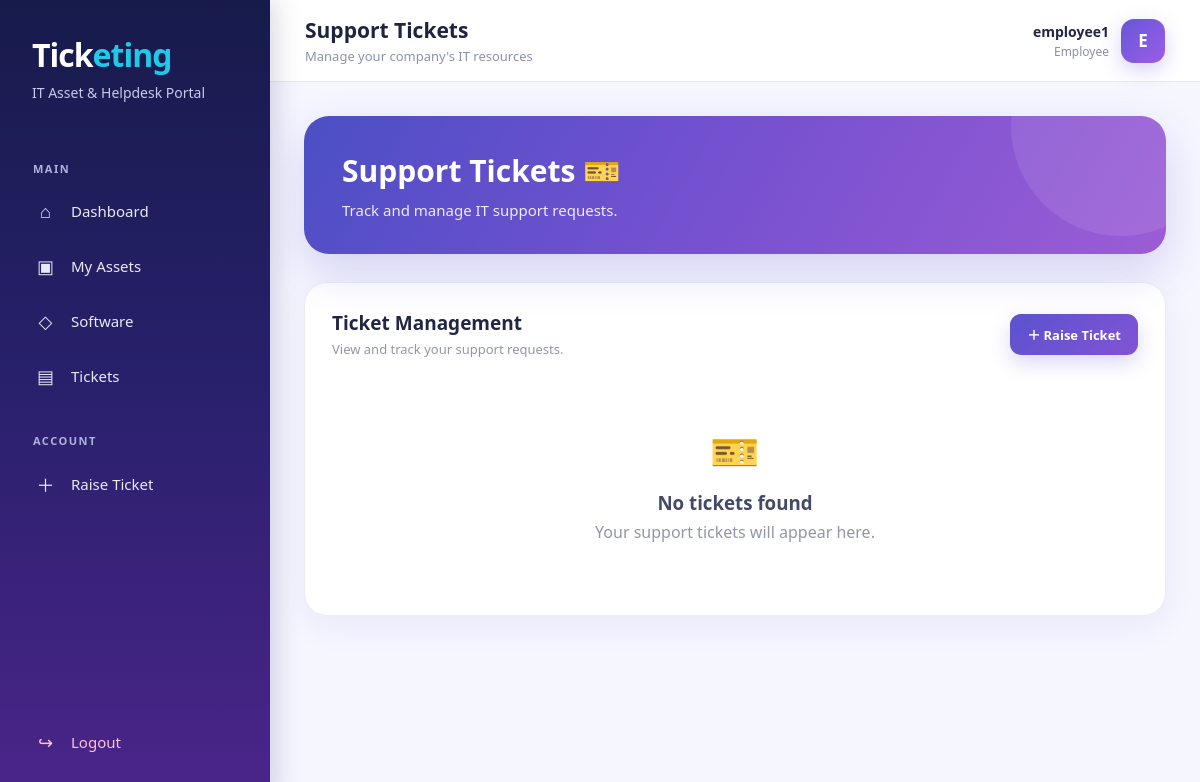
The app's page /tickets/ (signed in), older data.
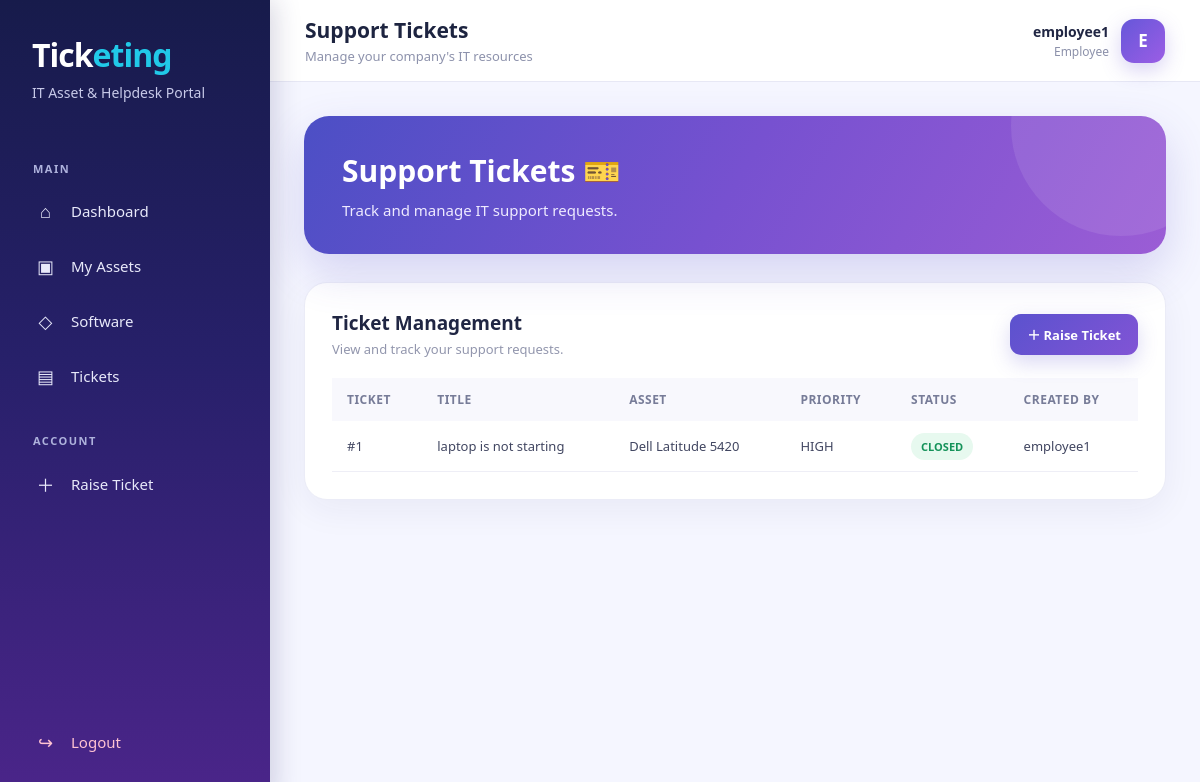
The same page, newer data.
### helpdesk/models.py (models this page shows, shortened)
class Ticket(models.Model):
    PRIORITY_CHOICES = [
        ('LOW', 'Low'),
        ('MEDIUM', 'Medium'),
        ('HIGH', 'High'),
        ('URGENT', 'Urgent'),
    ]
    CATEGORY_CHOICES = [
        ('HARDWARE', 'Hardware'),
        ('SOFTWARE', 'Software'),
        ('NETWORK', 'Network'),
        ('OTHER', 'Other'),
    ]
    STATUS_CHOICES = [
        ('OPEN', 'Open'),
        ('IN_PROGRESS', 'In Progress'),
        ('RESOLVED', 'Resolved'),
        ('CLOSED', 'Closed'),
    ]
    title = models.CharField(max_length=200)
    description = models.TextField()
    created_by = models.ForeignKey(
        User,
        on_delete=models.CASCADE,
        related_name='tickets'
    )
    asset = models.ForeignKey(
        HardwareAsset,
        on_delete=models.SET_NULL,
        null=True,
        blank=True,
        related_name='tickets'
    )
    priority = models.CharField(
        max_length=20,
        choices=PRIORITY_CHOICES,
        default='MEDIUM'
    )
    category = models.CharField(
        max_length=20,
        choices=CATEGORY_CHOICES,
        default='OTHER'
    )
    status = models.CharField(
        max_length=20,
        choices=STATUS_CHOICES,
        default='OPEN'
    )
    created_at = models.DateTimeField(
        auto_now_add=True
    )
    updated_at = models.DateTimeField(
        auto_now=True
    )

class HardwareAsset(models.Model):
    ASSET_TYPES = [
        ('Laptop', 'Laptop'),
        ('Desktop', 'Desktop'),
        ('Monitor', 'Monitor'),
        ('Keyboard', 'Keyboard'),
        ('Mouse', 'Mouse'),
        ('Other', 'Other'),
    ]
    asset_name = models.CharField(max_length=100)
    asset_type = models.CharField(
        max_length=50,
        choices=ASSET_TYPES
    )
    serial_number = models.CharField(
        max_length=100,
        unique=True
    )
    assigned_to = models.ForeignKey(
        User,
        on_delete=models.SET_NULL,
        null=True,
        blank=True,
        related_name='hardware_assets'
    )
    purchase_date = models.DateField(
        null=True,
        blank=True
    )
    is_active = models.BooleanField(default=True)

### helpdesk/views.py (the view)
@login_required
def tickets(request):
    if request.user.is_staff:
        ticket_list = Ticket.objects.all().order_by('-id')
    else:
        ticket_list = Ticket.objects.filter(
            created_by=request.user
        ).order_by('-id')
    return render(
        request,
        'helpdesk/tickets.html',
        {
            'tickets': ticket_list
        }
    )

### helpdesk/templates/helpdesk/tickets.html (shortened to what this page needs)
{% extends 'helpdesk/base.html' %}
{% block page_heading %}
Support Tickets
{% endblock %}
{% block content %}
<section class="hero">
    <h1>
        Support Tickets 🎫
    </h1>
    <p>
        Track and manage IT support requests.
    </p>
</section>
<section class="section-card">
    <div class="section-header">
        <div>
            <h2>
                Ticket Management
            </h2>
            <p>
                View and track your support requests.
            </p>
        </div>
        {% if not user.is_staff %}
        <a href="{% url 'create_ticket' %}"
           class="btn btn-primary">
            ＋ Raise Ticket
        </a>
        {% endif %}
    </div>
    {% if tickets %}
    <div class="table-wrapper">
        <table>
            <thead>
                <tr>
                    <th>
                        Ticket
                    </th>
                    <th>
                        Title
                    </th>
                    <th>
                        Asset
                    </th>
                    <th>
                        Priority
                    </th>
                    <th>
                        Status
                    </th>
                    <th>
                        Created By
                    </th>
                </tr>
            </thead>
            <tbody>
                {% for ticket in tickets %}
                <tr>
                    <td>
                        #{{ ticket.id }}
                    </td>
                    <td>
                        {{ ticket.title }}
                    </td>
                    <td>
                        {% if ticket.asset %}
                            {{ ticket.asset.asset_name }}
                        {% else %}
                            -
                        {% endif %}
                    </td>
                    <td>
                        {{ ticket.priority }}
                    </td>
                    <td>
                        <span class="status status-active">
                            {{ ticket.status }}
                        </span>
                    </td>
                    <td>
                        {{ ticket.created_by.username }}
                    </td>
                </tr>
                {% endfor %}
            </tbody>
        </table>
    </div>
    {% else %}
    <div class="empty-state">
        <div class="empty-state-icon">
            🎫
        </div>
        <h3>
            No tickets found
        </h3>
        <p>
            Your support tickets will appear here.
        </p>
    </div>
    {% endif %}
</section>
{% endblock %}

### helpdesk/templates/helpdesk/base.html (shortened to what this page needs)
{% load static %}
<!DOCTYPE html>
<html lang="en">
<head>
</head>
<body>
<div class="app-container">
    <aside class="sidebar">
        <div class="logo">
            <h1>
                Tick<span>eting</span>
            </h1>
            <p>
                IT Asset & Helpdesk Portal
            </p>
        </div>
        <div class="nav-section">
            <div class="nav-title">
                MAIN
            </div>
            <a href="{% url 'dashboard' %}"
               class="nav-link">
                <span class="nav-icon">⌂</span>
                <span>Dashboard</span>
            </a>
            <a href="{% url 'assets' %}"
               class="nav-link">
                <span class="nav-icon">▣</span>
                <span>My Assets</span>
            </a>
            <a href="{% url 'licenses' %}"
               class="nav-link">
                <span class="nav-icon">◇</span>
                <span>Software</span>
            </a>
            <a href="{% url 'tickets' %}"
               class="nav-link">
                <span class="nav-icon">▤</span>
                <span>Tickets</span>
            </a>
        </div>
        <div class="nav-section">
            <div class="nav-title">
                ACCOUNT
            </div>
            {% if user.is_staff %}
            <a href="{% url 'add_asset' %}"
               class="nav-link">
                <span class="nav-icon">＋</span>
                <span>Add Asset</span>
            </a>
            {% else %}
            <a href="{% url 'create_ticket' %}"
               class="nav-link">
                <span class="nav-icon">＋</span>
                <span>Raise Ticket</span>
            </a>
            {% endif %}
        </div>
        <div class="sidebar-bottom">
            <a href="{% url 'logout' %}"
               class="nav-link logout-link">
                <span class="nav-icon">↪</span>
                <span>Logout</span>
            </a>
        </div>
    </aside>
    <main class="main-content">
        <header class="topbar">
            <div class="topbar-title">
                <h2>
                    {% block page_heading %}{% endblock %}
                </h2>
                <p>
                    Manage your company's IT resources
                </p>
            </div>
            <div class="user-area">
                <div class="user-info">
                    <div class="user-name">
                        {{ request.user.get_full_name|default:request.user.username }}
                    </div>
                    <div class="user-role">
                        {% if request.user.is_staff %}
                            IT Support
                        {% else %}
                            Employee
                        {% endif %}
                    </div>
                </div>
                <div class="avatar">
                    {{ request.user.username|first|upper }}
                </div>
            </div>
        </header>
        <div class="page-content">
            {% block content %}
            {% endblock %}
        </div>
    </main>
</div>
</body>
</html>

### helpdesk/templates/helpdesk/base.html (style rules this page uses)
* { margin: 0; padding: 0; box-sizing: border-box; }
body { font-family: "Segoe UI", Arial, sans-serif; background: #f5f6ff; color: #1d2440; min-height: 100vh; }
.app-container { display: flex; min-height: 100vh; }
.sidebar { width: 270px; min-height: 100vh; background: linear-gradient( 180deg, #171b4b 0%, #27206a 45%, #4b258a 100% ); color: white; position: fixed; left: 0; top: 0; bottom: 0; display: flex; flex-direction: column; padding: 28px 18px; box-shadow: 5px 0 25px rgba(35, 30, 90, 0.18); z-index: 1000; }
.logo { padding: 5px 14px 32px; }
.logo h1 { font-size: 32px; font-weight: 800; letter-spacing: -1px; }
.logo h1 span { color: #21c9e8; }
.logo p { margin-top: 7px; font-size: 14px; color: #c7c9e8; }
.nav-section { margin-top: 12px; }
.nav-title { font-size: 11px; font-weight: 700; letter-spacing: 1.5px; color: #aeb2dc; padding: 0 15px; margin: 15px 0 10px; }
.nav-link { display: flex; align-items: center; gap: 13px; padding: 13px 15px; margin: 5px 0; border-radius: 12px; color: #e8e9fa; text-decoration: none; font-size: 15px; font-weight: 500; transition: all 0.25s ease; }
.nav-icon { width: 25px; text-align: center; font-size: 18px; }
.sidebar-bottom { margin-top: auto; }
.logout-link { color: #ffc3d2; }
.main-content { margin-left: 270px; width: calc(100% - 270px); min-height: 100vh; }
.topbar { height: 82px; background: rgba(255,255,255,0.94); border-bottom: 1px solid #e7e8f5; display: flex; align-items: center; justify-content: space-between; padding: 0 35px; position: sticky; top: 0; z-index: 500; backdrop-filter: blur(10px); }
.topbar-title h2 { font-size: 21px; font-weight: 700; color: #1d2440; }
.topbar-title p { margin-top: 3px; color: #8d92ac; font-size: 13px; }
.user-area { display: flex; align-items: center; gap: 12px; }
.user-info { text-align: right; }
.user-name { font-size: 14px; font-weight: 700; color: #202643; }
.user-role { font-size: 12px; color: #8c91aa; margin-top: 2px; }
.avatar { width: 44px; height: 44px; border-radius: 13px; background: linear-gradient( 135deg, #6657d9, #9b5de5 ); color: white; display: flex; align-items: center; justify-content: center; font-size: 17px; font-weight: 700; box-shadow: 0 7px 20px rgba(100, 75, 210, 0.25); }
.page-content { padding: 34px; max-width: 1500px; margin: auto; }
.hero { position: relative; overflow: hidden; background: linear-gradient( 120deg, #4c4fc5, #7751d0, #9b5dd5 ); border-radius: 25px; padding: 34px 38px; color: white; margin-bottom: 28px; box-shadow: 0 18px 45px rgba(82, 70, 190, 0.20); }
.hero::after { content: ""; position: absolute; width: 220px; height: 220px; border-radius: 50%; right: -65px; top: -100px; background: rgba(255,255,255,0.09); }
.hero h1 { font-size: 30px; font-weight: 800; position: relative; z-index: 2; }
.hero p { margin-top: 9px; color: #eeeaff; font-size: 15px; position: relative; z-index: 2; }
.section-card { background: white; border: 1px solid #ebecf7; border-radius: 23px; padding: 27px; box-shadow: 0 10px 35px rgba(36, 37, 95, 0.06); margin-bottom: 25px; }
.section-header { display: flex; align-items: center; justify-content: space-between; margin-bottom: 20px; }
.section-header h2 { font-size: 19px; font-weight: 750; color: #202643; }
.section-header p { margin-top: 4px; color: #9296ad; font-size: 13px; }
.status { padding: 6px 10px; border-radius: 20px; font-size: 11px; font-weight: 700; }
.status-active { background: #e7f9ef; color: #15935a; }
.btn { display: inline-flex; align-items: center; justify-content: center; gap: 8px; border: none; border-radius: 11px; padding: 11px 17px; text-decoration: none; font-size: 13px; font-weight: 650; cursor: pointer; transition: 0.2s; }
.btn-primary { background: linear-gradient( 135deg, #5b52ce, #8154d5 ); color: white; box-shadow: 0 8px 20px rgba(91, 82, 206, 0.22); }
.table-wrapper { overflow-x: auto; }
table { width: 100%; border-collapse: collapse; }
th { text-align: left; padding: 13px 15px; background: #f8f8fd; color: #777c98; font-size: 12px; text-transform: uppercase; letter-spacing: 0.5px; }
td { padding: 16px 15px; border-bottom: 1px solid #eeeeF6; color: #414661; font-size: 13px; }

Row changes from the older to the newer data that the page shows:
added Ticket: id "1", title "laptop is not starting", asset.asset_name "Dell Latitude 5420", priority "HIGH", status "CLOSED", created_by.username "employee1"
Text that changed along with them:
text no longer shown: "🎫 No tickets found Your support tickets will appear here."
text now shown: "TICKET TITLE ASSET PRIORITY STATUS CREATED BY"
